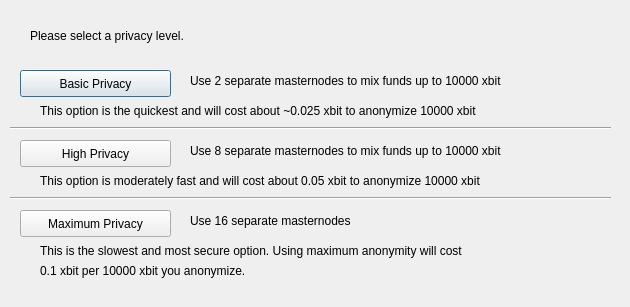
<?xml version="1.0" encoding="UTF-8"?>
<ui version="4.0">
 <class>ObfuscationConfig</class>
 <widget class="QDialog" name="ObfuscationConfig">
  <property name="geometry">
   <rect>
    <x>0</x>
    <y>0</y>
    <width>630</width>
    <height>307</height>
   </rect>
  </property>
  <property name="windowTitle">
   <string>Configure Obfuscation</string>
  </property>
  <widget class="QPushButton" name="buttonBasic">
   <property name="geometry">
    <rect>
     <x>20</x>
     <y>70</y>
     <width>151</width>
     <height>27</height>
    </rect>
   </property>
   <property name="text">
    <string>Basic Privacy</string>
   </property>
  </widget>
  <widget class="QPushButton" name="buttonHigh">
   <property name="geometry">
    <rect>
     <x>20</x>
     <y>140</y>
     <width>151</width>
     <height>27</height>
    </rect>
   </property>
   <property name="text">
    <string>High Privacy</string>
   </property>
  </widget>
  <widget class="QPushButton" name="buttonMax">
   <property name="geometry">
    <rect>
     <x>20</x>
     <y>210</y>
     <width>151</width>
     <height>27</height>
    </rect>
   </property>
   <property name="text">
    <string>Maximum Privacy</string>
   </property>
  </widget>
  <widget class="QLabel" name="label">
   <property name="geometry">
    <rect>
     <x>30</x>
     <y>20</y>
     <width>571</width>
     <height>31</height>
    </rect>
   </property>
   <property name="text">
    <string>Please select a privacy level.</string>
   </property>
  </widget>
  <widget class="QLabel" name="label_2">
   <property name="geometry">
    <rect>
     <x>190</x>
     <y>70</y>
     <width>421</width>
     <height>21</height>
    </rect>
   </property>
   <property name="text">
    <string>Use 2 separate masternodes to mix funds up to 10000 xbit</string>
   </property>
  </widget>
  <widget class="QLabel" name="label_3">
   <property name="geometry">
    <rect>
     <x>190</x>
     <y>140</y>
     <width>411</width>
     <height>21</height>
    </rect>
   </property>
   <property name="text">
    <string>Use 8 separate masternodes to mix funds up to 10000 xbit</string>
   </property>
  </widget>
  <widget class="QLabel" name="label_4">
   <property name="geometry">
    <rect>
     <x>190</x>
     <y>210</y>
     <width>421</width>
     <height>21</height>
    </rect>
   </property>
   <property name="text">
    <string>Use 16 separate masternodes</string>
   </property>
  </widget>
  <widget class="QLabel" name="label_6">
   <property name="geometry">
    <rect>
     <x>40</x>
     <y>100</y>
     <width>561</width>
     <height>21</height>
    </rect>
   </property>
   <property name="text">
    <string>This option is the quickest and will cost about ~0.025 xbit to anonymize 10000 xbit</string>
   </property>
  </widget>
  <widget class="QLabel" name="label_7">
   <property name="geometry">
    <rect>
     <x>40</x>
     <y>170</y>
     <width>561</width>
     <height>21</height>
    </rect>
   </property>
   <property name="text">
    <string>This option is moderately fast and will cost about 0.05 xbit to anonymize 10000 xbit</string>
   </property>
  </widget>
  <widget class="QLabel" name="label_8">
   <property name="geometry">
    <rect>
     <x>40</x>
     <y>240</y>
     <width>561</width>
     <height>21</height>
    </rect>
   </property>
   <property name="text">
    <string>This is the slowest and most secure option. Using maximum anonymity will cost</string>
   </property>
  </widget>
  <widget class="QLabel" name="label_9">
   <property name="geometry">
    <rect>
     <x>40</x>
     <y>260</y>
     <width>561</width>
     <height>21</height>
    </rect>
   </property>
   <property name="text">
    <string>0.1 xbit per 10000 xbit you anonymize.</string>
   </property>
  </widget>
  <widget class="Line" name="line">
   <property name="geometry">
    <rect>
     <x>10</x>
     <y>120</y>
     <width>601</width>
     <height>16</height>
    </rect>
   </property>
   <property name="orientation">
    <enum>Qt::Horizontal</enum>
   </property>
  </widget>
  <widget class="Line" name="line_2">
   <property name="geometry">
    <rect>
     <x>10</x>
     <y>190</y>
     <width>601</width>
     <height>16</height>
    </rect>
   </property>
   <property name="orientation">
    <enum>Qt::Horizontal</enum>
   </property>
  </widget>
 </widget>
 <resources/>
 <connections/>
</ui>
